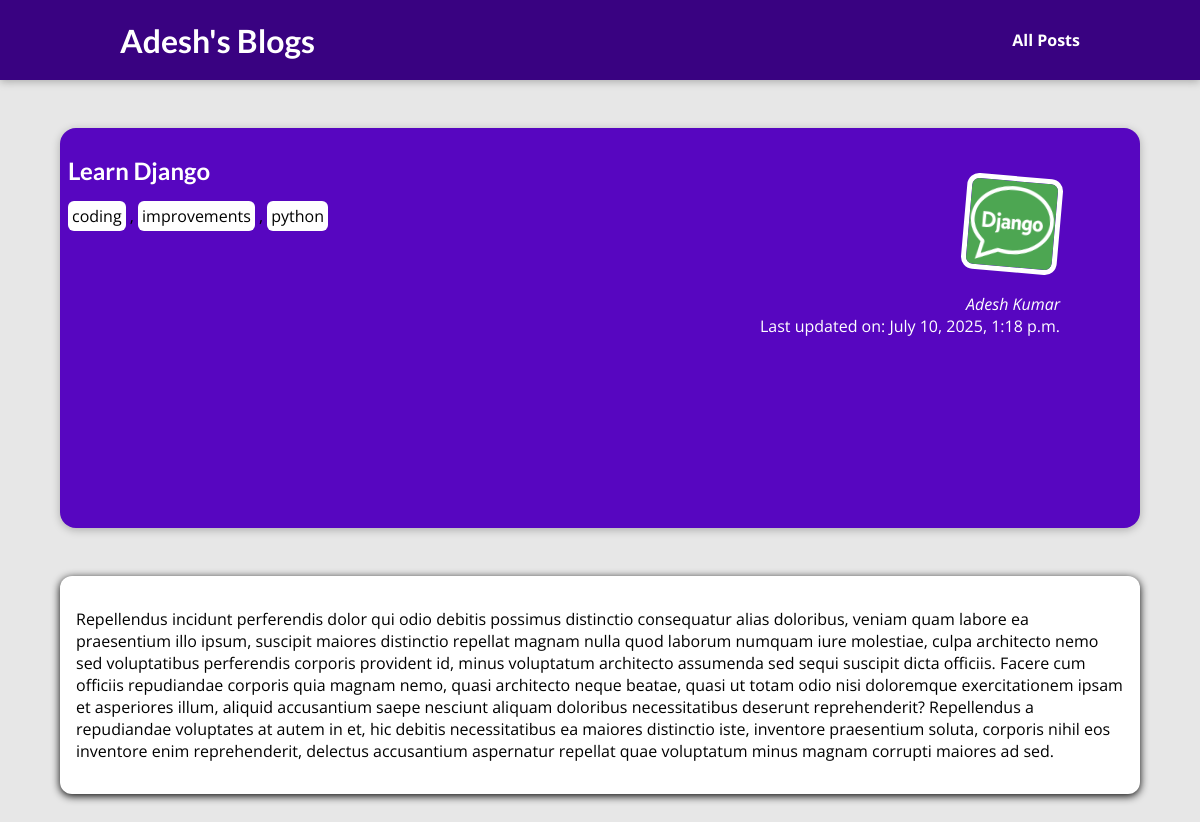
The page /posts/learn-django on the database its author committed.
### blogs/models.py (models this page shows, shortened)
class Post(models.Model):
    title = models.CharField(max_length=200)
    rating = models.IntegerField(
        validators=[MinValueValidator(1), MaxValueValidator(5)])
    description = models.TextField(validators=[MinLengthValidator(50)])
    image = models.CharField(max_length=100, default="", null=True, blank=True)
    created_at = models.DateTimeField(auto_now_add=True)
    updated_at = models.DateTimeField(auto_now=True)
    author = models.ForeignKey(
        Author, on_delete=models.CASCADE, null=True, related_name="posts")
    slug = models.SlugField(default="", blank=True, null=False,
                            db_index=True, unique=True)  # for indexing
    tags = models.ManyToManyField(Tag, blank=True)

class Tag(models.Model):
    name = models.CharField(max_length=40, unique=True)

class Author(models.Model):
    first_name = models.CharField(max_length=50)
    last_name = models.CharField(max_length=50)
    email = models.EmailField(null=True)
    address = models.OneToOneField(
        Address, on_delete=models.CASCADE, null=True)
    def get_full_name(self):
        return f"{self.first_name} {self.last_name}"
    def __str__(self):
        return self.get_full_name()

### blogs/views.py (the view)
# urls.py: path("posts/<slug:slug>", views.get_post, name="post-details")
def get_post(request, slug):
    post = get_object_or_404(Post, slug=slug)
    return render(request, "blogs/post.html", {
        "slug": slug,
        "post": post
    })

### blogs/templates/blogs/post.html (shortened to what this page needs)
{% extends "base.html" %}
{% load static %}
{% block css_files %}
<link rel="stylesheet" href="{% static "blogs/post.css" %}">
{% endblock  %}
{% block content %}
{% include "blogs/includes/header.html" %}
<section id="summary">
    <h2>{{post.title}}</h2>
    <div>
        {% for tag in post.tags.all %}
        <span class="tag">{{tag.name}}</span> {% if not forloop.last %},{% endif %}
        {% empty %}
        No Tags
        {% endfor %}
    </div>
    <article>
        <img src="{% static "blogs/images/dj.jpg" %}" alt="Post Title"/>
        <address>{{post.author}}</address>
        <div>
            Last updated on: <time>{{post.updated_at}}</time>
        </div>
    </article>
</section>
<main>
    <p>{{post.description}}</p>
</main>
{% endblock  %}

### static/mysite.css (style rules this page uses)
* { box-sizing: border-box; }
html { font-family: 'Open Sans', 'Lato', sans-serif; }
body { margin: 0; }
h1, h2, h3 { font-family: 'Lato', sans-serif; font-weight: bold; }
.tag { background: white; padding: 4px; border-radius: 6px; }

### blogs/static/blogs/post.css (style rules this page uses)
body { background-color: #e7e7e7; }
#summary { margin: 8rem auto 3rem auto; padding: .5rem; width: 90%; max-width: 90rem; border-radius: 16px; background-color: #5706c0; position: relative; box-shadow: 0 2px 8px rgba(0, 0, 0, 0.25); height: 25rem; }
#summary h2 { color: white; font-size: 1.5rem; }
#summary article { position: absolute; top: 2rem; right: 3rem; padding: 1rem 2rem; border-radius: 12px; text-align: right; color: white; }
#summary article img { width: 6rem; height: 6rem; border-radius: 12px; transform: rotateZ(5deg); border: 5px solid white; margin-bottom: 1rem; }
main { width: 90%; max-width: 90rem; margin: 3rem auto; background-color: white; padding: 1rem; border-radius: 12px; box-shadow: 0 2px 8px; }
.tag { background: white; padding: 4px; border-radius: 6px; }

### rows shown on the page
Post: title "Learn Django", author "Adesh Kumar", updated_at "July 10, 2025, 1:18 p.m.", description "Repellendus incidunt perferendis dolor qui odio debitis possimus distinctio consequatur alias doloribus, veniam quam labore ea praesentium illo ipsum, suscipit maiores distinctio repellat magnam nulla quod laborum numquam iure molestiae, culpa architecto nemo sed voluptatibus perferendis corporis provident id, minus voluptatum architecto assumenda sed sequi suscipit dicta officiis. Facere cum officiis repudiandae corporis quia magnam nemo, quasi architecto neque beatae, quasi ut totam odio nisi doloremque exercitationem ipsam et asperiores illum, aliquid accusantium saepe nesciunt aliquam doloribus necessitatibus deserunt reprehenderit? Repellendus a repudiandae voluptates at autem in et,…"
Tag: name "coding"
Tag: name "improvements"
Tag: name "python"
